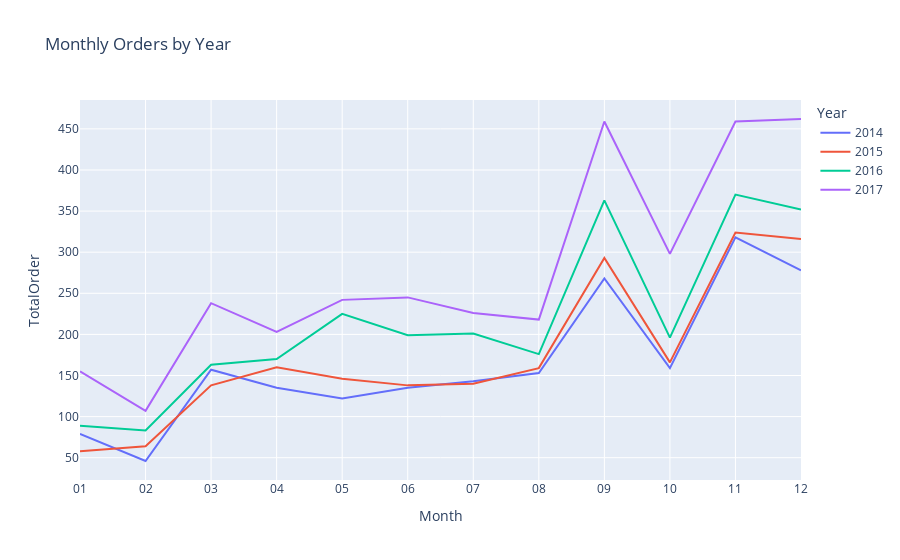

The cell this chart's notebook holds for it:
### Markdown cell above
### How are orders distributed by month or quarter?

### Code cell
orders_month_year = '''   
                    SELECT
                        STRFTIME('%Y', OrderDate)'Year',
                        STRFTIME('%m', OrderDate)'Month', 
                        COUNT(OrderId)'TotalOrder'
                    FROM Orders_details
                    GROUP BY Year, Month;
                '''
df = sql_to_dataframe(orders_month_year)

fig= px.line(df, x='Month', y='TotalOrder', color='Year', title='Monthly Orders by Year')
fig.show()

### Figure 1 — Plotly figure (JSON) as saved in the notebook; plotly's stock layout.template omitted (floating-point values rounded to 4 significant figures)
{"data": [{"hovertemplate": "Year=2014<br>Month=%{x}<br>TotalOrder=%{y}<extra></extra>", "legendgroup": "2014", "line": {"color": "#636efa", "dash": "solid"}, "marker": {"symbol": "circle"}, "mode": "lines", "name": "2014", "orientation": "v", "showlegend": true, "type": "scatter", "x": ["01", "02", "03", "04", "05", "06", "07", "08", "09", "10", "11", "12"], "xaxis": "x", "y": [79, 46, 157, 135, 122, 135, 143, 153, 268, 159, 318, 278], "yaxis": "y"}, {"hovertemplate": "Year=2015<br>Month=%{x}<br>TotalOrder=%{y}<extra></extra>", "legendgroup": "2015", "line": {"color": "#EF553B", "dash": "solid"}, "marker": {"symbol": "circle"}, "mode": "lines", "name": "2015", "orientation": "v", "showlegend": true, "type": "scatter", "x": ["01", "02", "03", "04", "05", "06", "07", "08", "09", "10", "11", "12"], "xaxis": "x", "y": [58, 64, 138, 160, 146, 138, 140, 159, 293, 166, 324, 316], "yaxis": "y"}, {"hovertemplate": "Year=2016<br>Month=%{x}<br>TotalOrder=%{y}<extra></extra>", "legendgroup": "2016", "line": {"color": "#00cc96", "dash": "solid"}, "marker": {"symbol": "circle"}, "mode": "lines", "name": "2016", "orientation": "v", "showlegend": true, "type": "scatter", "x": ["01", "02", "03", "04", "05", "06", "07", "08", "09", "10", "11", "12"], "xaxis": "x", "y": [89, 83, 163, 170, 225, 199, 201, 176, 363, 196, 370, 352], "yaxis": "y"}, {"hovertemplate": "Year=2017<br>Month=%{x}<br>TotalOrder=%{y}<extra></extra>", "legendgroup": "2017", "line": {"color": "#ab63fa", "dash": "solid"}, "marker": {"symbol": "circle"}, "mode": "lines", "name": "2017", "orientation": "v", "showlegend": true, "type": "scatter", "x": ["01", "02", "03", "04", "05", "06", "07", "08", "09", "10", "11", "12"], "xaxis": "x", "y": [155, 107, 238, 203, 242, 245, 226, 218, 459, 298, 459, 462], "yaxis": "y"}], "layout": {"legend": {"title": {"text": "Year"}, "tracegroupgap": 0}, "title": {"text": "Monthly Orders by Year"}, "xaxis": {"anchor": "y", "domain": [0, 1], "title": {"text": "Month"}}, "yaxis": {"anchor": "x", "domain": [0, 1], "title": {"text": "TotalOrder"}}}}
